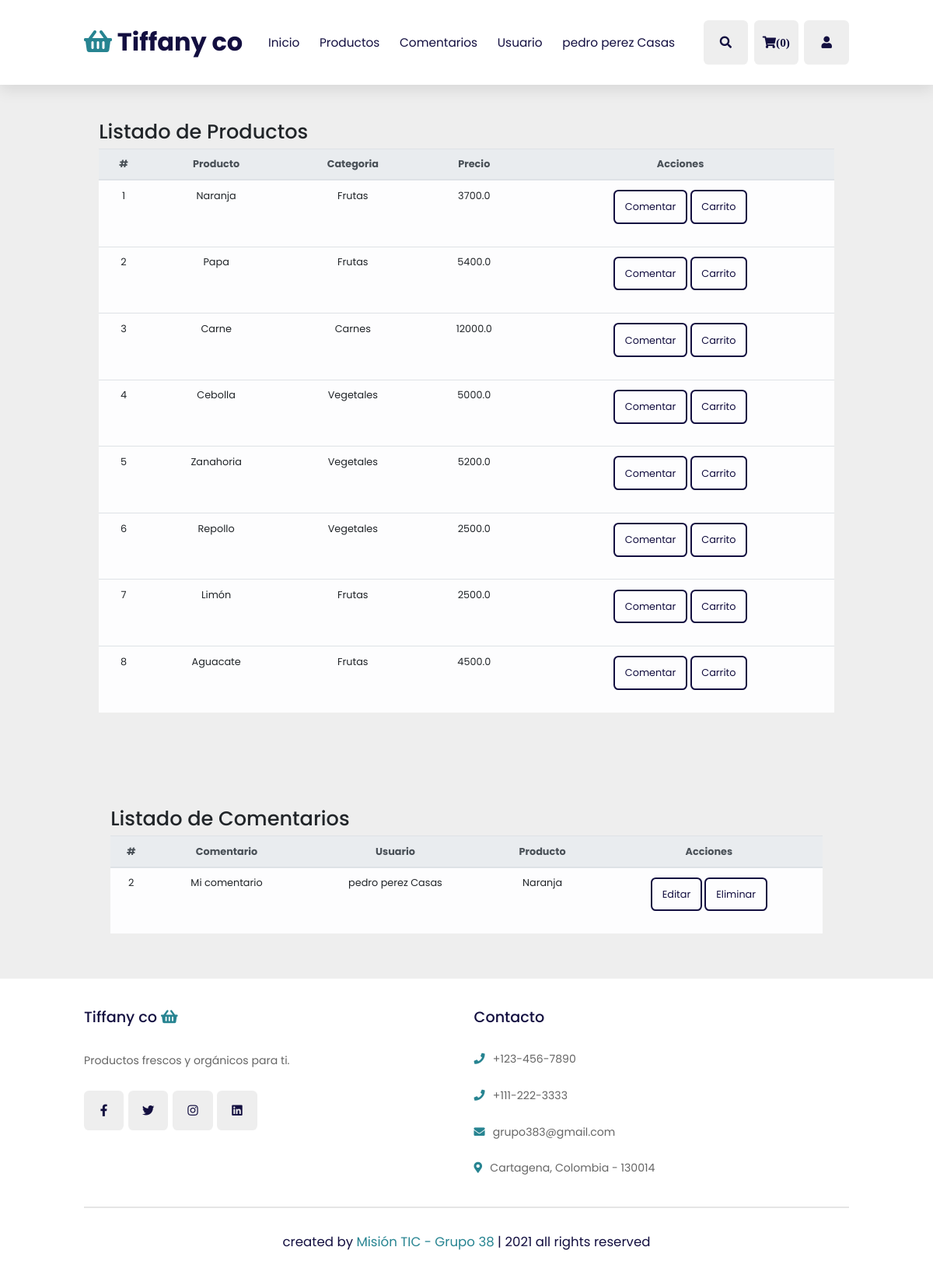
Page /compra (signed in) on the committed database.
### app.py (models this page shows)
class Users(db.Model):
    id = db.Column(db.Integer, primary_key=True)
    nombre = db.Column(db.String(150), nullable=False)
    telefono = db.Column(db.String(20), nullable=False)
    email = db.Column(db.String(100), unique=True, nullable=False)
    password = db.Column(db.String(80), nullable=False)
    perfil = db.Column(db.String(1), default='1')
    comentario = db.relationship("Comentarios", backref="users")
    compra = db.relationship('Compras', backref='users')

class Products(db.Model):
    id = db.Column(db.Integer, primary_key=True)
    producto = db.Column(db.String(150), nullable=False)
    categoria = db.Column(db.String(50), nullable=False)
    precio = db.Column(db.Float, default = 0.0)
    stock = db.Column(db.Integer, default=0)
    comentario = db.relationship('Comentarios', backref='products')
    compra = db.relationship('Compras', backref='products')

class Comentarios(db.Model):
    id = db.Column(db.Integer, primary_key=True)
    comentario = db.Column(db.String(300), nullable=False)
    id_user = db.Column(db.Integer, db.ForeignKey('users.id'), nullable=False)
    id_producto = db.Column(db.Integer, db.ForeignKey('products.id'), nullable=False)

### app.py (the view)
@app.route('/compra')
def compra():
    try:
        if 'usercompra' in session:
            userid = session['userid']
            getCart()
            productos = Products.query.all()
            comentarios = Comentarios.query.filter_by(id_user=userid).all()
    except Exception as e:
        print(e)
    return render_template('compra.html', productos=productos, comentarios=comentarios)

### app.py (called while the page is built, shortened)
@app.route('/compra/carts')
def getCart():
    try:
        if 'Carritocompra' not in session or len(session['Carritocompra'])<= 0:
            return redirect(url_for('compra'))
    except Exception as e:
        print(e)

### templates/compra.html (shortened to what this page needs)
<!DOCTYPE html>
<html lang="en">
<head>
    <link rel="stylesheet" href="https://unpkg.com/swiper@7/swiper-bundle.min.css" />
    <link rel="stylesheet" href="https://cdnjs.cloudflare.com/ajax/libs/font-awesome/5.15.4/css/all.min.css">
    <link rel="stylesheet" href="https://maxcdn.bootstrapcdn.com/bootstrap/4.0.0/css/bootstrap.min.css">
    <link rel="stylesheet" href="{{url_for('static', filename='css/style.css') }}">
</head>
<body>
    <header class="header">
        <a href="{{url_for('compra')}}" class="logo"> <i class="fas fa-shopping-basket"></i> Tiffany co </a>
        <nav class="navbar">
            <a href="{{url_for('compra')}}">Inicio</a>
            <a href="#products">Productos</a>
            <a href="#review">Comentarios</a>
            <a href="#products">Usuario</a>
            <a href="{{url_for('compra')}}">{{session['usercompra']}}</a>
        </nav>
        <div class="icons">
            <div class="fas fa-search" id="search-btn"></div>
            <div class="fas fa-shopping-cart" id="cart-btn">({{session['Carritocompra']|length}})</div>
            <div class="fas fa-user" id="login-btn"></div>
        </div>
    </header>
    <section class="features">
    </section>
    <section class="products" id="products">
        <div class="container p-4 mt-4">
            <div class="row">
                <div class="col">
                    <h2>Listado de Productos</h2>
                    <table class="table table-light">
                        <thead class="thead-light">
                            <tr style="text-align: center">
                                <th>#</th>
                                <th>Producto</th>
                                <th>Categoria</th>
                                <th>Precio</th>
                                <th>Acciones</th>
                            </tr>
                        </thead>
                        <tbody>
                            {% for product in productos %}
                            <tr style="text-align: center">
                                <td>{{product.id}}</td>
                                <td>{{product.producto}}</td>
                                <td>{{product.categoria}}</td>
                                <td>{{product.precio}}</td>
                                <td>
                                    <div>
                                        <a href="{{product.id}}" class="btn btn-default btn-rounded mb-4"
                                            data-toggle="modal" data-target="#modalLoginForm{{product.id}}">Comentar</a>
                                        <a href="" class="btn btn-default btn-rounded mb-4" data-toggle="modal"
                                            data-target="#modalcarrito{{product.id}}"">Carrito</a>
                                    </div>
                                </td>
                            </tr>
                            {% endfor %}
                        </tbody>
                    </table>
                </div>
            </div>
        </div>
    </section>
    <section class="reviews" id="comentarios">
        <div class="container p-4 mt-4">
            <div class="col">
                <h2>Listado de Comentarios</h2>
                <table class="table table-light">
                    <thead class="thead-light">
                        <tr style="text-align: center">
                            <th>#</th>
                            <th>Comentario</th>
                            <th>Usuario</th>
                            <th>Producto</th>
                            <th>Acciones</th>
                        </tr>
                    </thead>
                    <tbody>
                        {% for comenta in comentarios %}
                        <tr style="text-align: center">
                            <td>{{comenta.id}}</td>
                            <td>{{comenta.comentario}}</td>
                            <td>{{comenta.users.nombre}}</td>
                            <td>{{comenta.products.producto}}</td>
                            <td>
                                <a href="{{comenta.id}}" class="btn btn-default btn-rounded mb-4"
                                            data-toggle="modal" data-target="#modalcomentario{{comenta.id}}">Editar</a>
                                <a onclick="return confirm('¿Desea borrar el producto?')" class="btn btn-danger tn-rounded mb-4"
                                    href="{{url_for('del_comenta', id=comenta.id)}}">Eliminar</a>
                            </td>
                        </tr>
                        {% endfor %}
                    </tbody>
                </table>
            </div>
        </div>
    </section>
    <section class="footer">
        <div class="box-container">
            <div class="box">
                <h3> Tiffany co <i class="fas fa-shopping-basket"></i> </h3>
                <p>Productos frescos y orgánicos para ti.</p>
                <div class="share">
                    <a href="#" class="fab fa-facebook-f"></a>
                    <a href="#" class="fab fa-twitter"></a>
                    <a href="#" class="fab fa-instagram"></a>
                    <a href="#" class="fab fa-linkedin"></a>
                </div>
            </div>
            <div class="box">
                <h3>Contacto</h3>
                <a href="#" class="links"> <i class="fas fa-phone"></i> +123-456-7890 </a>
                <a href="#" class="links"> <i class="fas fa-phone"></i> +111-222-3333 </a>
                <a href="#" class="links"> <i class="fas fa-envelope"></i> grupo383@gmail.com </a>
                <a href="#" class="links"> <i class="fas fa-map-marker-alt"></i> Cartagena, Colombia - 130014 </a>
            </div>
        </div>
        <div class="credit"> created by <span> Misión TIC - Grupo 38 </span> | 2021 all rights reserved </div>
    </section>
</body>
</html>

### static/css/style.css (style rules this page uses)
:root { --orange:#278491; --black:#130f40; --light-color:#666; --box-shadow:0 .5rem 1.5rem rgba(0,0,0,.1); --border:.2rem solid rgba(0,0,0,.1); --outline:.1rem solid rgba(0,0,0,.1); --outline-hover:.2rem solid var(--black); }
* { font-family: 'Poppins', sans-serif; margin:0; padding:0; box-sizing: border-box; outline: none; border:none; text-decoration: none; transition: all .2s linear; }
html { font-size: 80%; overflow-x: hidden; scroll-behavior: smooth; scroll-padding-top: 7rem; }
body { background:#eee; }
section { padding:2rem 9%; }
.btn { margin-top: .2rem; display: inline-block; padding:.8rem 1rem; font-size: 1rem; border-radius: .5rem; border:.2rem solid var(--black); color:var(--black); cursor: pointer; background: none; }
.header { position: fixed; top:0; left:0; right: 0; z-index: 1000; display: flex; align-items: center; justify-content: space-between; padding:2rem 9%; background:#fff; box-shadow: var(--box-shadow); }
.header .logo { font-size: 2.5rem; font-weight: bolder; color:var(--black); }
.header .logo i { color:var(--orange); }
.header .navbar a { font-size: 1.2rem; margin:0 1rem; color:var(--black); }
.header .icons div { height: 4.5rem; width: 4.5rem; line-height: 4.5rem; border-radius: .5rem; background: #eee; color:var(--black); font-size: 1.2rem; margin-left: .3rem; cursor: pointer; text-align: center; }
.footer { background: #fff; }
.footer .box-container { display: grid; grid-template-columns: repeat(auto-fit, minmax(25rem, 1fr)); gap:1.5rem; }
.footer .box-container .box h3 { font-size: 1.5rem; color:var(--black); padding:1rem 0; }
.footer .box-container .box h3 i { color:var(--orange); }
.footer .box-container .box .links { display: block; font-size: 1.1rem; color:var(--light-color); padding:1rem 0; }
.footer .box-container .box .links i { color:var(--orange); padding-right: .5rem; }
.footer .box-container .box p { line-height: 1.8; font-size: 1.1rem; color:var(--light-color); padding:1rem 0; }
.footer .box-container .box .share a { height:4rem; width:4rem; line-height:4rem; border-radius: .5rem; font-size: 1.2rem; color:var(--black); margin-right: .2rem; background: #eee; text-align: center; }
.footer .credit { text-align: center; margin-top: 2rem; padding:1rem; padding-top: 2.5rem; font-size: 1.3rem; color:var(--black); border-top: var(--border); }
.footer .credit span { color:var(--orange); }

### rows in the picture
Users: usercompra "pedro perez Casas"
Products: id "1", producto "Naranja", categoria "Frutas", precio "3700.0"
Products: id "2", producto "Papa", categoria "Frutas", precio "5400.0"
Products: id "3", producto "Carne", categoria "Carnes", precio "12000.0"
Products: id "4", producto "Cebolla", categoria "Vegetales", precio "5000.0"
Products: id "5", producto "Zanahoria", categoria "Vegetales", precio "5200.0"
Products: id "6", producto "Repollo", categoria "Vegetales", precio "2500.0"
Products: id "7", producto "Limón", categoria "Frutas", precio "2500.0"
Products: id "8", producto "Aguacate", categoria "Frutas", precio "4500.0"
Comentarios: id "2", comentario "Mi comentario", users.nombre "pedro perez Casas", products.producto "Naranja"

### other values in the picture
{{ session['Carritocompra']|length }} "0"
